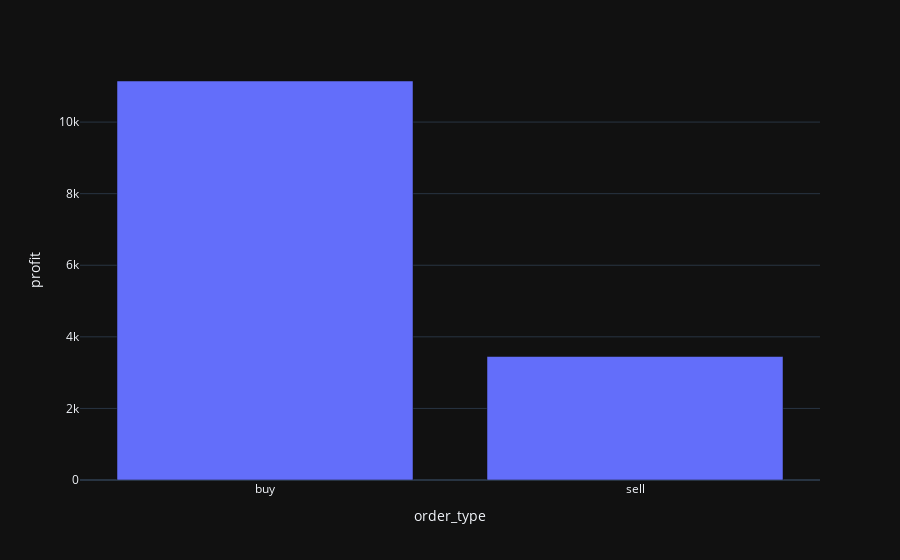
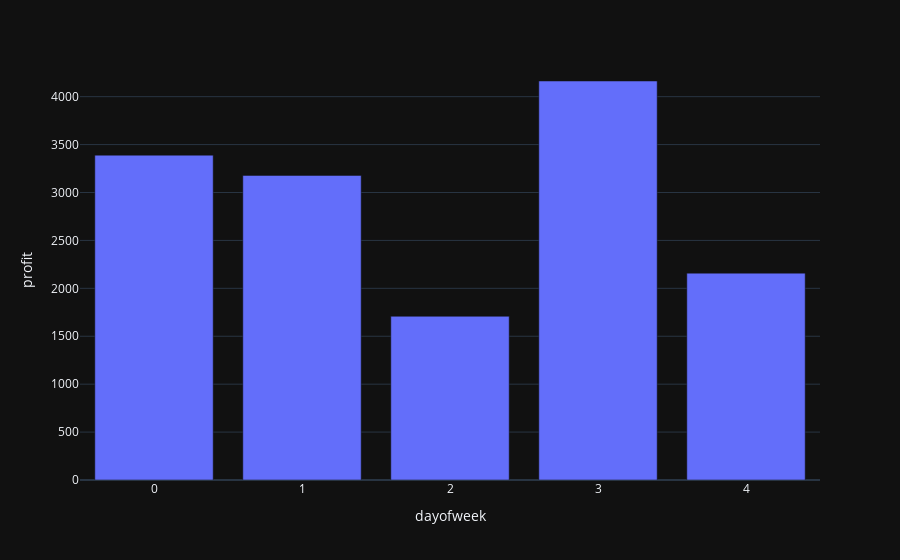
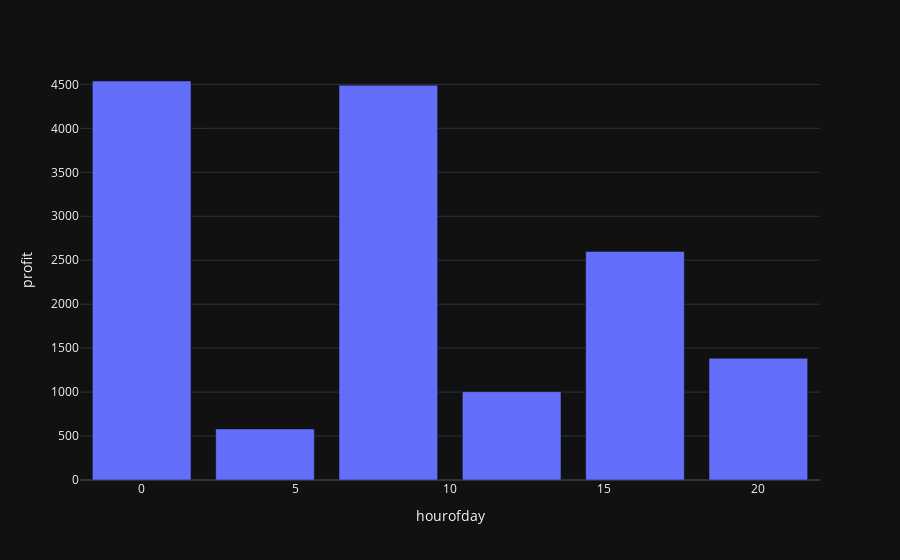
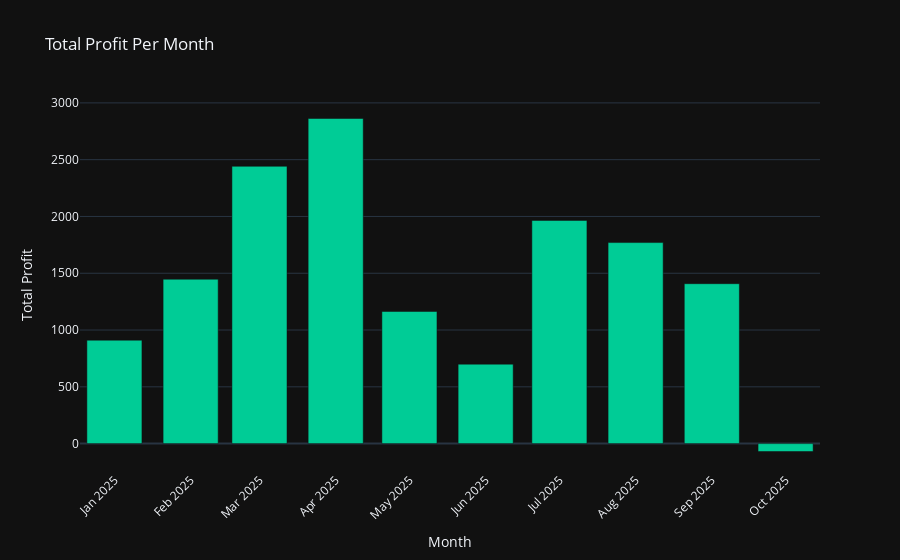

Source (notebook cell) for these figures, in order:
### Code cell
evaluate_backtest(bt.trades)

### Figure 1 — Plotly figure (JSON) as saved in the notebook; plotly's stock layout.template omitted (floating-point values rounded to 4 significant figures)
{"data": [{"hovertemplate": "order_type=%{x}<br>profit=%{y}<extra></extra>", "legendgroup": "", "marker": {"color": "#636efa", "pattern": {"shape": ""}}, "name": "", "orientation": "v", "showlegend": false, "textposition": "auto", "type": "bar", "x": ["buy", "sell"], "xaxis": "x", "y": [11150.0, 3450.0], "yaxis": "y"}], "layout": {"barmode": "relative", "legend": {"tracegroupgap": 0}, "margin": {"t": 60}, "xaxis": {"anchor": "y", "domain": [0, 1], "title": {"text": "order_type"}}, "yaxis": {"anchor": "x", "domain": [0, 1], "title": {"text": "profit"}}}}

### Figure 2 — Plotly figure (JSON) as saved in the notebook; plotly's stock layout.template omitted (floating-point values rounded to 4 significant figures)
{"data": [{"hovertemplate": "dayofweek=%{x}<br>profit=%{y}<extra></extra>", "legendgroup": "", "marker": {"color": "#636efa", "pattern": {"shape": ""}}, "name": "", "orientation": "v", "showlegend": false, "textposition": "auto", "type": "bar", "x": [0, 1, 2, 3, 4], "xaxis": "x", "y": [3390.0, 3178.0, 1708.0, 4164.0, 2158.0], "yaxis": "y"}], "layout": {"barmode": "relative", "legend": {"tracegroupgap": 0}, "margin": {"t": 60}, "xaxis": {"anchor": "y", "domain": [0, 1], "title": {"text": "dayofweek"}}, "yaxis": {"anchor": "x", "domain": [0, 1], "title": {"text": "profit"}}}}

### Figure 3 — Plotly figure (JSON) as saved in the notebook; plotly's stock layout.template omitted (floating-point values rounded to 4 significant figures)
{"data": [{"hovertemplate": "hourofday=%{x}<br>profit=%{y}<extra></extra>", "legendgroup": "", "marker": {"color": "#636efa", "pattern": {"shape": ""}}, "name": "", "orientation": "v", "showlegend": false, "textposition": "auto", "type": "bar", "x": [0, 4, 8, 12, 16, 20], "xaxis": "x", "y": [4538.0, 581.0, 4490.0, 1005.0, 2600.0, 1384.0], "yaxis": "y"}], "layout": {"barmode": "relative", "legend": {"tracegroupgap": 0}, "margin": {"t": 60}, "xaxis": {"anchor": "y", "domain": [0, 1], "title": {"text": "hourofday"}}, "yaxis": {"anchor": "x", "domain": [0, 1], "title": {"text": "profit"}}}}

### Figure 4 — Plotly figure (JSON) as saved in the notebook; plotly's stock layout.template omitted (floating-point values rounded to 4 significant figures)
{"data": [{"hovertemplate": "Month=%{x}<br>Total Profit=%{y}<extra></extra>", "legendgroup": "", "marker": {"color": "#00CC96", "pattern": {"shape": ""}}, "name": "", "orientation": "v", "showlegend": false, "textposition": "auto", "type": "bar", "x": ["2025-01", "2025-02", "2025-03", "2025-04", "2025-05", "2025-06", "2025-07", "2025-08", "2025-09", "2025-10"], "xaxis": "x", "y": [910.5, 1448.0, 2442.0, 2862.0, 1164.0, 699.5, 1965.0, 1770.0, 1408.0, -69.5], "yaxis": "y"}], "layout": {"barmode": "relative", "legend": {"tracegroupgap": 0}, "title": {"text": "Total Profit Per Month"}, "xaxis": {"anchor": "y", "domain": [0, 1], "tickangle": -45, "title": {"text": "Month"}}, "yaxis": {"anchor": "x", "domain": [0, 1], "title": {"text": "Total Profit"}}}}
